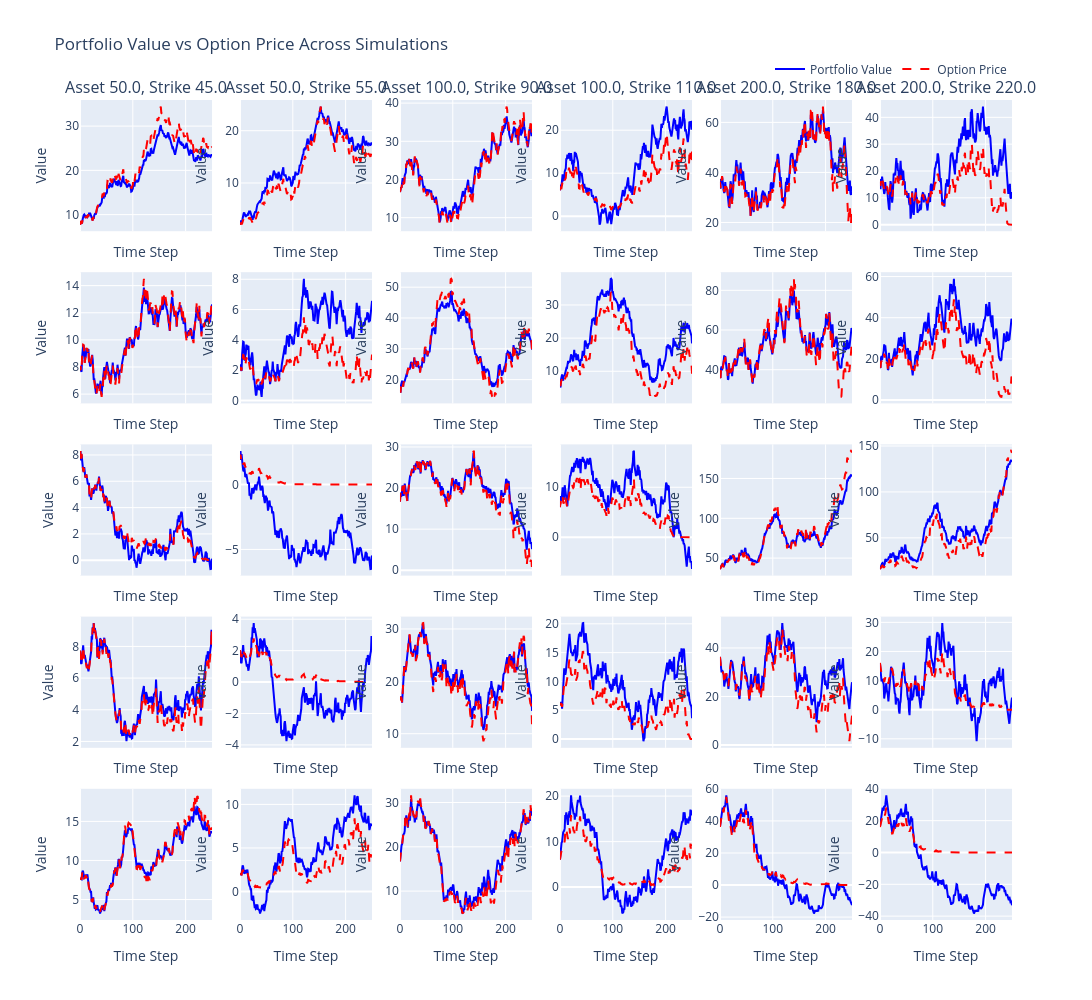

Write notebook code for a chart like this one.
### Code cell
plot_portfolio_vs_option_price(env._env)

### Figure 1 — Plotly figure (JSON) as saved in the notebook; plotly's stock layout.template omitted (floating-point values rounded to 4 significant figures; data arrays with more than 128 entries replaced by an {"elided": "..."} marker saying what was removed)
{"data": [{"line": {"color": "blue", "dash": "solid"}, "mode": "lines", "name": "Portfolio Value", "showlegend": true, "type": "scatter", "x": {"elided": "251 int values"}, "xaxis": "x", "y": {"elided": "251 float values"}, "yaxis": "y"}, {"line": {"color": "red", "dash": "dash"}, "mode": "lines", "name": "Option Price", "showlegend": true, "type": "scatter", "x": {"elided": "251 int values"}, "xaxis": "x", "y": {"elided": "251 float values"}, "yaxis": "y"}, {"line": {"color": "blue", "dash": "solid"}, "mode": "lines", "showlegend": false, "type": "scatter", "x": {"elided": "251 int values"}, "xaxis": "x2", "y": {"elided": "251 float values"}, "yaxis": "y2"}, {"line": {"color": "red", "dash": "dash"}, "mode": "lines", "showlegend": false, "type": "scatter", "x": {"elided": "251 int values"}, "xaxis": "x2", "y": {"elided": "251 float values"}, "yaxis": "y2"}, {"line": {"color": "blue", "dash": "solid"}, "mode": "lines", "showlegend": false, "type": "scatter", "x": {"elided": "251 int values"}, "xaxis": "x3", "y": {"elided": "251 float values"}, "yaxis": "y3"}, {"line": {"color": "red", "dash": "dash"}, "mode": "lines", "showlegend": false, "type": "scatter", "x": {"elided": "251 int values"}, "xaxis": "x3", "y": {"elided": "251 float values"}, "yaxis": "y3"}, {"line": {"color": "blue", "dash": "solid"}, "mode": "lines", "showlegend": false, "type": "scatter", "x": {"elided": "251 int values"}, "xaxis": "x4", "y": {"elided": "251 float values"}, "yaxis": "y4"}, {"line": {"color": "red", "dash": "dash"}, "mode": "lines", "showlegend": false, "type": "scatter", "x": {"elided": "251 int values"}, "xaxis": "x4", "y": {"elided": "251 float values"}, "yaxis": "y4"}, {"line": {"color": "blue", "dash": "solid"}, "mode": "lines", "showlegend": false, "type": "scatter", "x": {"elided": "251 int values"}, "xaxis": "x5", "y": {"elided": "251 float values"}, "yaxis": "y5"}, {"line": {"color": "red", "dash": "dash"}, "mode": "lines", "showlegend": false, "type": "scatter", "x": {"elided": "251 int values"}, "xaxis": "x5", "y": {"elided": "251 float values"}, "yaxis": "y5"}, {"line": {"color": "blue", "dash": "solid"}, "mode": "lines", "showlegend": false, "type": "scatter", "x": {"elided": "251 int values"}, "xaxis": "x6", "y": {"elided": "251 float values"}, "yaxis": "y6"}, {"line": {"color": "red", "dash": "dash"}, "mode": "lines", "showlegend": false, "type": "scatter", "x": {"elided": "251 int values"}, "xaxis": "x6", "y": {"elided": "251 float values"}, "yaxis": "y6"}, {"line": {"color": "blue", "dash": "solid"}, "mode": "lines", "showlegend": false, "type": "scatter", "x": {"elided": "251 int values"}, "xaxis": "x7", "y": {"elided": "251 float values"}, "yaxis": "y7"}, {"line": {"color": "red", "dash": "dash"}, "mode": "lines", "showlegend": false, "type": "scatter", "x": {"elided": "251 int values"}, "xaxis": "x7", "y": {"elided": "251 float values"}, "yaxis": "y7"}, {"line": {"color": "blue", "dash": "solid"}, "mode": "lines", "showlegend": false, "type": "scatter", "x": {"elided": "251 int values"}, "xaxis": "x8", "y": {"elided": "251 float values"}, "yaxis": "y8"}, {"line": {"color": "red", "dash": "dash"}, "mode": "lines", "showlegend": false, "type": "scatter", "x": {"elided": "251 int values"}, "xaxis": "x8", "y": {"elided": "251 float values"}, "yaxis": "y8"}, {"line": {"color": "blue", "dash": "solid"}, "mode": "lines", "showlegend": false, "type": "scatter", "x": {"elided": "251 int values"}, "xaxis": "x9", "y": {"elided": "251 float values"}, "yaxis": "y9"}, {"line": {"color": "red", "dash": "dash"}, "mode": "lines", "showlegend": false, "type": "scatter", "x": {"elided": "251 int values"}, "xaxis": "x9", "y": {"elided": "251 float values"}, "yaxis": "y9"}, {"line": {"color": "blue", "dash": "solid"}, "mode": "lines", "showlegend": false, "type": "scatter", "x": {"elided": "251 int values"}, "xaxis": "x10", "y": {"elided": "251 float values"}, "yaxis": "y10"}, {"line": {"color": "red", "dash": "dash"}, "mode": "lines", "showlegend": false, "type": "scatter", "x": {"elided": "251 int values"}, "xaxis": "x10", "y": {"elided": "251 float values"}, "yaxis": "y10"}, {"line": {"color": "blue", "dash": "solid"}, "mode": "lines", "showlegend": false, "type": "scatter", "x": {"elided": "251 int values"}, "xaxis": "x11", "y": {"elided": "251 float values"}, "yaxis": "y11"}, {"line": {"color": "red", "dash": "dash"}, "mode": "lines", "showlegend": false, "type": "scatter", "x": {"elided": "251 int values"}, "xaxis": "x11", "y": {"elided": "251 float values"}, "yaxis": "y11"}, {"line": {"color": "blue", "dash": "solid"}, "mode": "lines", "showlegend": false, "type": "scatter", "x": {"elided": "251 int values"}, "xaxis": "x12", "y": {"elided": "251 float values"}, "yaxis": "y12"}, {"line": {"color": "red", "dash": "dash"}, "mode": "lines", "showlegend": false, "type": "scatter", "x": {"elided": "251 int values"}, "xaxis": "x12", "y": {"elided": "251 float values"}, "yaxis": "y12"}, {"line": {"color": "blue", "dash": "solid"}, "mode": "lines", "showlegend": false, "type": "scatter", "x": {"elided": "251 int values"}, "xaxis": "x13", "y": {"elided": "251 float values"}, "yaxis": "y13"}, {"line": {"color": "red", "dash": "dash"}, "mode": "lines", "showlegend": false, "type": "scatter", "x": {"elided": "251 int values"}, "xaxis": "x13", "y": {"elided": "251 float values"}, "yaxis": "y13"}, {"line": {"color": "blue", "dash": "solid"}, "mode": "lines", "showlegend": false, "type": "scatter", "x": {"elided": "251 int values"}, "xaxis": "x14", "y": {"elided": "251 float values"}, "yaxis": "y14"}, {"line": {"color": "red", "dash": "dash"}, "mode": "lines", "showlegend": false, "type": "scatter", "x": {"elided": "251 int values"}, "xaxis": "x14", "y": {"elided": "251 float values"}, "yaxis": "y14"}, {"line": {"color": "blue", "dash": "solid"}, "mode": "lines", "showlegend": false, "type": "scatter", "x": {"elided": "251 int values"}, "xaxis": "x15", "y": {"elided": "251 float values"}, "yaxis": "y15"}, {"line": {"color": "red", "dash": "dash"}, "mode": "lines", "showlegend": false, "type": "scatter", "x": {"elided": "251 int values"}, "xaxis": "x15", "y": {"elided": "251 float values"}, "yaxis": "y15"}, {"line": {"color": "blue", "dash": "solid"}, "mode": "lines", "showlegend": false, "type": "scatter", "x": {"elided": "251 int values"}, "xaxis": "x16", "y": {"elided": "251 float values"}, "yaxis": "y16"}, {"line": {"color": "red", "dash": "dash"}, "mode": "lines", "showlegend": false, "type": "scatter", "x": {"elided": "251 int values"}, "xaxis": "x16", "y": {"elided": "251 float values"}, "yaxis": "y16"}, {"line": {"color": "blue", "dash": "solid"}, "mode": "lines", "showlegend": false, "type": "scatter", "x": {"elided": "251 int values"}, "xaxis": "x17", "y": {"elided": "251 float values"}, "yaxis": "y17"}, {"line": {"color": "red", "dash": "dash"}, "mode": "lines", "showlegend": false, "type": "scatter", "x": {"elided": "251 int values"}, "xaxis": "x17", "y": {"elided": "251 float values"}, "yaxis": "y17"}, {"line": {"color": "blue", "dash": "solid"}, "mode": "lines", "showlegend": false, "type": "scatter", "x": {"elided": "251 int values"}, "xaxis": "x18", "y": {"elided": "251 float values"}, "yaxis": "y18"}, {"line": {"color": "red", "dash": "dash"}, "mode": "lines", "showlegend": false, "type": "scatter", "x": {"elided": "251 int values"}, "xaxis": "x18", "y": {"elided": "251 float values"}, "yaxis": "y18"}, {"line": {"color": "blue", "dash": "solid"}, "mode": "lines", "showlegend": false, "type": "scatter", "x": {"elided": "251 int values"}, "xaxis": "x19", "y": {"elided": "251 float values"}, "yaxis": "y19"}, {"line": {"color": "red", "dash": "dash"}, "mode": "lines", "showlegend": false, "type": "scatter", "x": {"elided": "251 int values"}, "xaxis": "x19", "y": {"elided": "251 float values"}, "yaxis": "y19"}, {"line": {"color": "blue", "dash": "solid"}, "mode": "lines", "showlegend": false, "type": "scatter", "x": {"elided": "251 int values"}, "xaxis": "x20", "y": {"elided": "251 float values"}, "yaxis": "y20"}, {"line": {"color": "red", "dash": "dash"}, "mode": "lines", "showlegend": false, "type": "scatter", "x": {"elided": "251 int values"}, "xaxis": "x20", "y": {"elided": "251 float values"}, "yaxis": "y20"}, {"line": {"color": "blue", "dash": "solid"}, "mode": "lines", "showlegend": false, "type": "scatter", "x": {"elided": "251 int values"}, "xaxis": "x21", "y": {"elided": "251 float values"}, "yaxis": "y21"}, {"line": {"color": "red", "dash": "dash"}, "mode": "lines", "showlegend": false, "type": "scatter", "x": {"elided": "251 int values"}, "xaxis": "x21", "y": {"elided": "251 float values"}, "yaxis": "y21"}, {"line": {"color": "blue", "dash": "solid"}, "mode": "lines", "showlegend": false, "type": "scatter", "x": {"elided": "251 int values"}, "xaxis": "x22", "y": {"elided": "251 float values"}, "yaxis": "y22"}, {"line": {"color": "red", "dash": "dash"}, "mode": "lines", "showlegend": false, "type": "scatter", "x": {"elided": "251 int values"}, "xaxis": "x22", "y": {"elided": "251 float values"}, "yaxis": "y22"}, {"line": {"color": "blue", "dash": "solid"}, "mode": "lines", "showlegend": false, "type": "scatter", "x": {"elided": "251 int values"}, "xaxis": "x23", "y": {"elided": "251 float values"}, "yaxis": "y23"}, {"line": {"color": "red", "dash": "dash"}, "mode": "lines", "showlegend": false, "type": "scatter", "x": {"elided": "251 int values"}, "xaxis": "x23", "y": {"elided": "251 float values"}, "yaxis": "y23"}, {"line": {"color": "blue", "dash": "solid"}, "mode": "lines", "showlegend": false, "type": "scatter", "x": {"elided": "251 int values"}, "xaxis": "x24", "y": {"elided": "251 float values"}, "yaxis": "y24"}, {"line": {"color": "red", "dash": "dash"}, "mode": "lines", "showlegend": false, "type": "scatter", "x": {"elided": "251 int values"}, "xaxis": "x24", "y": {"elided": "251 float values"}, "yaxis": "y24"}, {"line": {"color": "blue", "dash": "solid"}, "mode": "lines", "showlegend": false, "type": "scatter", "x": {"elided": "251 int values"}, "xaxis": "x25", "y": {"elided": "251 float values"}, "yaxis": "y25"}, {"line": {"color": "red", "dash": "dash"}, "mode": "lines", "showlegend": false, "type": "scatter", "x": {"elided": "251 int values"}, "xaxis": "x25", "y": {"elided": "251 float values"}, "yaxis": "y25"}, {"line": {"color": "blue", "dash": "solid"}, "mode": "lines", "showlegend": false, "type": "scatter", "x": {"elided": "251 int values"}, "xaxis": "x26", "y": {"elided": "251 float values"}, "yaxis": "y26"}, {"line": {"color": "red", "dash": "dash"}, "mode": "lines", "showlegend": false, "type": "scatter", "x": {"elided": "251 int values"}, "xaxis": "x26", "y": {"elided": "251 float values"}, "yaxis": "y26"}, {"line": {"color": "blue", "dash": "solid"}, "mode": "lines", "showlegend": false, "type": "scatter", "x": {"elided": "251 int values"}, "xaxis": "x27", "y": {"elided": "251 float values"}, "yaxis": "y27"}, {"line": {"color": "red", "dash": "dash"}, "mode": "lines", "showlegend": false, "type": "scatter", "x": {"elided": "251 int values"}, "xaxis": "x27", "y": {"elided": "251 float values"}, "yaxis": "y27"}, {"line": {"color": "blue", "dash": "solid"}, "mode": "lines", "showlegend": false, "type": "scatter", "x": {"elided": "251 int values"}, "xaxis": "x28", "y": {"elided": "251 float values"}, "yaxis": "y28"}, {"line": {"color": "red", "dash": "dash"}, "mode": "lines", "showlegend": false, "type": "scatter", "x": {"elided": "251 int values"}, "xaxis": "x28", "y": {"elided": "251 float values"}, "yaxis": "y28"}, {"line": {"color": "blue", "dash": "solid"}, "mode": "lines", "showlegend": false, "type": "scatter", "x": {"elided": "251 int values"}, "xaxis": "x29", "y": {"elided": "251 float values"}, "yaxis": "y29"}, {"line": {"color": "red", "dash": "dash"}, "mode": "lines", "showlegend": false, "type": "scatter", "x": {"elided": "251 int values"}, "xaxis": "x29", "y": {"elided": "251 float values"}, "yaxis": "y29"}, {"line": {"color": "blue", "dash": "solid"}, "mode": "lines", "showlegend": false, "type": "scatter", "x": {"elided": "251 int values"}, "xaxis": "x30", "y": {"elided": "251 float values"}, "yaxis": "y30"}, {"line": {"color": "red", "dash": "dash"}, "mode": "lines", "showlegend": false, "type": "scatter", "x": {"elided": "251 int values"}, "xaxis": "x30", "y": {"elided": "251 float values"}, "yaxis": "y30"}], "layout": {"annotations": [{"font": {"size": 16}, "showarrow": false, "text": "Asset 50.0, Strike 45.0", "x": 0.07083, "xanchor": "center", "xref": "paper", "y": 1, "yanchor": "bottom", "yref": "paper"}, {"font": {"size": 16}, "showarrow": false, "text": "Asset 50.0, Strike 55.0", "x": 0.2425, "xanchor": "center", "xref": "paper", "y": 1, "yanchor": "bottom", "yref": "paper"}, {"font": {"size": 16}, "showarrow": false, "text": "Asset 100.0, Strike 90.0", "x": 0.4142, "xanchor": "center", "xref": "paper", "y": 1, "yanchor": "bottom", "yref": "paper"}, {"font": {"size": 16}, "showarrow": false, "text": "Asset 100.0, Strike 110.0", "x": 0.5858, "xanchor": "center", "xref": "paper", "y": 1, "yanchor": "bottom", "yref": "paper"}, {"font": {"size": 16}, "showarrow": false, "text": "Asset 200.0, Strike 180.0", "x": 0.7575, "xanchor": "center", "xref": "paper", "y": 1, "yanchor": "bottom", "yref": "paper"}, {"font": {"size": 16}, "showarrow": false, "text": "Asset 200.0, Strike 220.0", "x": 0.9292, "xanchor": "center", "xref": "paper", "y": 1, "yanchor": "bottom", "yref": "paper"}], "height": 1000, "legend": {"orientation": "h", "x": 1, "xanchor": "right", "y": 1.02, "yanchor": "bottom"}, "title": {"text": "Portfolio Value vs Option Price Across Simulations"}, "width": 1200, "xaxis": {"anchor": "y", "domain": [0, 0.1417], "matches": "x25", "showticklabels": false, "title": {"text": "Time Step"}}, "xaxis10": {"anchor": "y10", "domain": [0.515, 0.6567], "matches": "x28", "showticklabels": false, "title": {"text": "Time Step"}}, "xaxis11": {"anchor": "y11", "domain": [0.6867, 0.8283], "matches": "x29", "showticklabels": false, "title": {"text": "Time Step"}}, "xaxis12": {"anchor": "y12", "domain": [0.8583, 1], "matches": "x30", "showticklabels": false, "title": {"text": "Time Step"}}, "xaxis13": {"anchor": "y13", "domain": [0, 0.1417], "matches": "x25", "showticklabels": false, "title": {"text": "Time Step"}}, "xaxis14": {"anchor": "y14", "domain": [0.1717, 0.3133], "matches": "x26", "showticklabels": false, "title": {"text": "Time Step"}}, "xaxis15": {"anchor": "y15", "domain": [0.3433, 0.485], "matches": "x27", "showticklabels": false, "title": {"text": "Time Step"}}, "xaxis16": {"anchor": "y16", "domain": [0.515, 0.6567], "matches": "x28", "showticklabels": false, "title": {"text": "Time Step"}}, "xaxis17": {"anchor": "y17", "domain": [0.6867, 0.8283], "matches": "x29", "showticklabels": false, "title": {"text": "Time Step"}}, "xaxis18": {"anchor": "y18", "domain": [0.8583, 1], "matches": "x30", "showticklabels": false, "title": {"text": "Time Step"}}, "xaxis19": {"anchor": "y19", "domain": [0, 0.1417], "matches": "x25", "showticklabels": false, "title": {"text": "Time Step"}}, "xaxis2": {"anchor": "y2", "domain": [0.1717, 0.3133], "matches": "x26", "showticklabels": false, "title": {"text": "Time Step"}}, "xaxis20": {"anchor": "y20", "domain": [0.1717, 0.3133], "matches": "x26", "showticklabels": false, "title": {"text": "Time Step"}}, "xaxis21": {"anchor": "y21", "domain": [0.3433, 0.485], "matches": "x27", "showticklabels": false, "title": {"text": "Time Step"}}, "xaxis22": {"anchor": "y22", "domain": [0.515, 0.6567], "matches": "x28", "showticklabels": false, "title": {"text": "Time Step"}}, "xaxis23": {"anchor": "y23", "domain": [0.6867, 0.8283], "matches": "x29", "showticklabels": false, "title": {"text": "Time Step"}}, "xaxis24": {"anchor": "y24", "domain": [0.8583, 1], "matches": "x30", "showticklabels": false, "title": {"text": "Time Step"}}, "xaxis25": {"anchor": "y25", "domain": [0, 0.1417], "title": {"text": "Time Step"}}, "xaxis26": {"anchor": "y26", "domain": [0.1717, 0.3133], "title": {"text": "Time Step"}}, "xaxis27": {"anchor": "y27", "domain": [0.3433, 0.485], "title": {"text": "Time Step"}}, "xaxis28": {"anchor": "y28", "domain": [0.515, 0.6567], "title": {"text": "Time Step"}}, "xaxis29": {"anchor": "y29", "domain": [0.6867, 0.8283], "title": {"text": "Time Step"}}, "xaxis3": {"anchor": "y3", "domain": [0.3433, 0.485], "matches": "x27", "showticklabels": false, "title": {"text": "Time Step"}}, "xaxis30": {"anchor": "y30", "domain": [0.8583, 1], "title": {"text": "Time Step"}}, "xaxis4": {"anchor": "y4", "domain": [0.515, 0.6567], "matches": "x28", "showticklabels": false, "title": {"text": "Time Step"}}, "xaxis5": {"anchor": "y5", "domain": [0.6867, 0.8283], "matches": "x29", "showticklabels": false, "title": {"text": "Time Step"}}, "xaxis6": {"anchor": "y6", "domain": [0.8583, 1], "matches": "x30", "showticklabels": false, "title": {"text": "Time Step"}}, "xaxis7": {"anchor": "y7", "domain": [0, 0.1417], "matches": "x25", "showticklabels": false, "title": {"text": "Time Step"}}, "xaxis8": {"anchor": "y8", "domain": [0.1717, 0.3133], "matches": "x26", "showticklabels": false, "title": {"text": "Time Step"}}, "xaxis9": {"anchor": "y9", "domain": [0.3433, 0.485], "matches": "x27", "showticklabels": false, "title": {"text": "Time Step"}}, "yaxis": {"anchor": "x", "domain": [0.84, 1], "title": {"text": "Value"}}, "yaxis10": {"anchor": "x10", "domain": [0.63, 0.79], "title": {"text": "Value"}}, "yaxis11": {"anchor": "x11", "domain": [0.63, 0.79], "title": {"text": "Value"}}, "yaxis12": {"anchor": "x12", "domain": [0.63, 0.79], "title": {"text": "Value"}}, "yaxis13": {"anchor": "x13", "domain": [0.42, 0.58], "title": {"text": "Value"}}, "yaxis14": {"anchor": "x14", "domain": [0.42, 0.58], "title": {"text": "Value"}}, "yaxis15": {"anchor": "x15", "domain": [0.42, 0.58], "title": {"text": "Value"}}, "yaxis16": {"anchor": "x16", "domain": [0.42, 0.58], "title": {"text": "Value"}}, "yaxis17": {"anchor": "x17", "domain": [0.42, 0.58], "title": {"text": "Value"}}, "yaxis18": {"anchor": "x18", "domain": [0.42, 0.58], "title": {"text": "Value"}}, "yaxis19": {"anchor": "x19", "domain": [0.21, 0.37], "title": {"text": "Value"}}, "yaxis2": {"anchor": "x2", "domain": [0.84, 1], "title": {"text": "Value"}}, "yaxis20": {"anchor": "x20", "domain": [0.21, 0.37], "title": {"text": "Value"}}, "yaxis21": {"anchor": "x21", "domain": [0.21, 0.37], "title": {"text": "Value"}}, "yaxis22": {"anchor": "x22", "domain": [0.21, 0.37], "title": {"text": "Value"}}, "yaxis23": {"anchor": "x23", "domain": [0.21, 0.37], "title": {"text": "Value"}}, "yaxis24": {"anchor": "x24", "domain": [0.21, 0.37], "title": {"text": "Value"}}, "yaxis25": {"anchor": "x25", "domain": [0, 0.16], "title": {"text": "Value"}}, "yaxis26": {"anchor": "x26", "domain": [0, 0.16], "title": {"text": "Value"}}, "yaxis27": {"anchor": "x27", "domain": [0, 0.16], "title": {"text": "Value"}}, "yaxis28": {"anchor": "x28", "domain": [0, 0.16], "title": {"text": "Value"}}, "yaxis29": {"anchor": "x29", "domain": [0, 0.16], "title": {"text": "Value"}}, "yaxis3": {"anchor": "x3", "domain": [0.84, 1], "title": {"text": "Value"}}, "yaxis30": {"anchor": "x30", "domain": [0, 0.16], "title": {"text": "Value"}}, "yaxis4": {"anchor": "x4", "domain": [0.84, 1], "title": {"text": "Value"}}, "yaxis5": {"anchor": "x5", "domain": [0.84, 1], "title": {"text": "Value"}}, "yaxis6": {"anchor": "x6", "domain": [0.84, 1], "title": {"text": "Value"}}, "yaxis7": {"anchor": "x7", "domain": [0.63, 0.79], "title": {"text": "Value"}}, "yaxis8": {"anchor": "x8", "domain": [0.63, 0.79], "title": {"text": "Value"}}, "yaxis9": {"anchor": "x9", "domain": [0.63, 0.79], "title": {"text": "Value"}}}}
